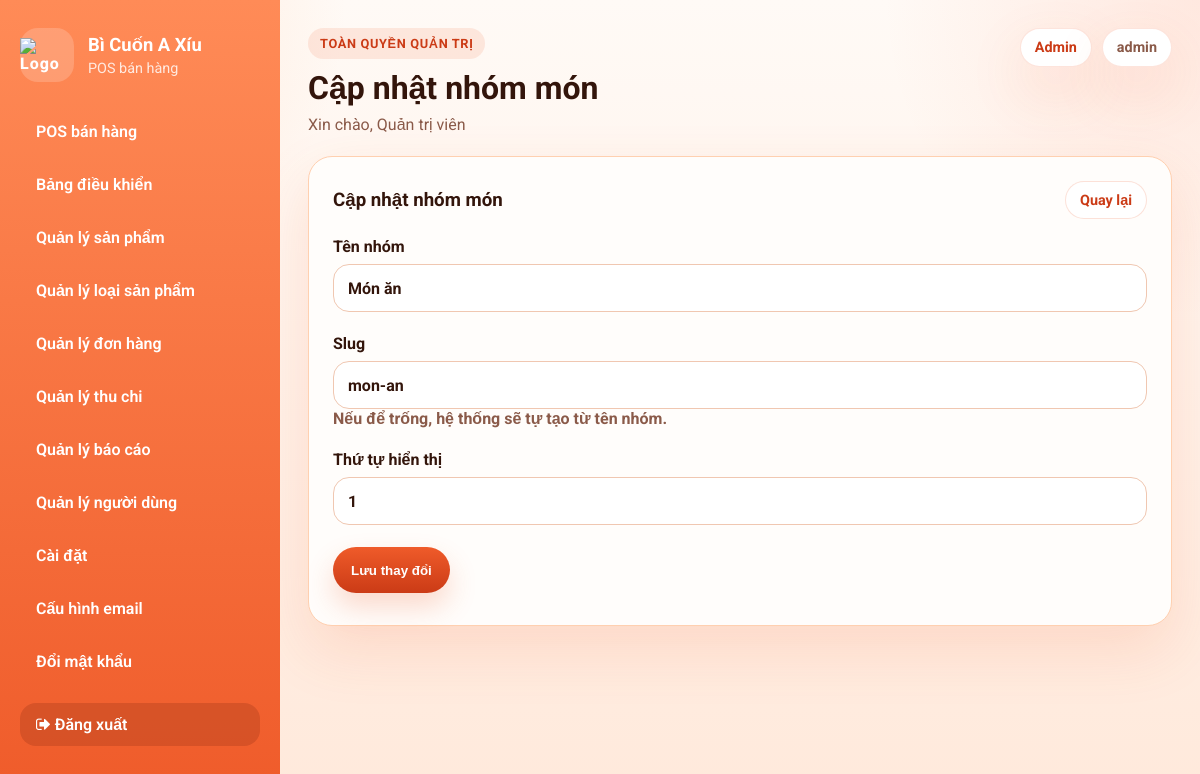
The app's page /admin/category_form.php?id=1 (signed in) with its own data.
### tables this page shows
CREATE TABLE categories (
  id INT AUTO_INCREMENT PRIMARY KEY,
  name VARCHAR(100) NOT NULL,
  slug VARCHAR(100) NOT NULL UNIQUE,
  sort_order INT DEFAULT 0
);

### config/helpers.php (called while the page is built, shortened)
<?php
function h($s)
{
    return htmlspecialchars((string) $s, ENT_QUOTES, 'UTF-8');
}

### admin/config.php (called while the page is built, shortened)
<?php
require_once __DIR__ . '/../config/db.php';
require_once __DIR__ . '/../config/helpers.php';
function adminH($value)
{
    if (function_exists('h')) {
        return h($value);
    }
    return htmlspecialchars((string) $value, ENT_QUOTES, 'UTF-8');
}
function adminPrepare($sql)
{
    global $conn;
    $stmt = $conn->prepare($sql);
    return $stmt;
}

### admin/helpers.php (called while the page is built, shortened)
<?php
function admin_bind_and_execute($stmt, $types = '', array $params = [])
{
    if ($types !== '' && !empty($params)) {
        $stmt->bind_param($types, ...$params);
    }
    if (!$stmt->execute()) {
        adminAbort('Lỗi truy vấn cơ sở dữ liệu: ' . $stmt->error, 500);
    }
    return $stmt;
}
function admin_fetch_all($sql, $types = '', array $params = [])
{
    $stmt = adminPrepare($sql);
    admin_bind_and_execute($stmt, $types, $params);
    $result = $stmt->get_result();
    $rows = $result ? $result->fetch_all(MYSQLI_ASSOC) : [];
    return $rows;
}
function admin_fetch_one($sql, $types = '', array $params = [])
{
    $rows = admin_fetch_all($sql, $types, $params);
    return $rows[0] ?? null;
}

### admin/category_form.php (the view, shortened to what this page needs)
<?php
require_once __DIR__ . '/config.php';
require_once __DIR__ . '/helpers.php';
$categoryId = (int) ($_GET['id'] ?? 0);
$isEditing = $categoryId > 0;
$page_title = $isEditing ? 'Cập nhật nhóm món' : 'Thêm nhóm mới';
$category = [
    'name' => '',
    'slug' => '',
    'sort_order' => 0,
];
if ($isEditing) {
    $category = admin_fetch_one('SELECT * FROM categories WHERE id = ? LIMIT 1', 'i', [$categoryId]);
}
include_once __DIR__ . '/layout/header.php';
?>
<div class="panel">
    <div class="panel-header">
        <h3><?= adminH($page_title) ?></h3>
        <a class="button light small" href="categories.php">Quay lại</a>
    </div>
    <form method="post" class="form-card form-card--single">
        <div class="field">
            <label for="name">Tên nhóm</label>
            <input id="name" type="text" name="name" value="<?= adminH($category['name']) ?>" required>
        </div>
        <div class="field">
            <label for="slug">Slug</label>
            <input id="slug" type="text" name="slug" value="<?= adminH($category['slug']) ?>" placeholder="mon-an" required>
            <div class="muted">Nếu để trống, hệ thống sẽ tự tạo từ tên nhóm.</div>
        </div>
        <div class="field">
            <label for="sort_order">Thứ tự hiển thị</label>
            <input id="sort_order" type="number" name="sort_order" value="<?= adminH($category['sort_order']) ?>" min="0">
        </div>
        <div class="field field--full">
            <button type="submit" class="button"><?= $isEditing ? 'Lưu thay đổi' : 'Tạo nhóm mới' ?></button>
        </div>
    </form>
</div>
<?php include_once __DIR__ . '/layout/footer.php';

### admin/assets/admin.css (style rules this page uses)
:root { --bg: #fff8f3; --surface: #fffdfb; --surface-soft: #fff1e6; --surface-strong: #ffe0c8; --border: #ffd0b0; --text: #33150b; --muted: #8a5a49; --primary: #ef5b2a; --primary-dark: #cb3b16; --accent: #ff915f; --danger: #d93d2c; --success: #2f8c55; --shadow: 0 24px 60px rgba(239, 91, 42, 0.14); }
* { box-sizing: border-box; }
html { font-size: 16px; }
body { margin: 0; color: var(--text); font-family: 'Roboto', sans-serif; background: radial-gradient(circle at top left, rgba(255, 180, 126, 0.34), transparent 24%), radial-gradient(circle at top right, rgba(255, 104, 61, 0.12), transparent 22%), linear-gradient(180deg, #fffaf6 0%, #ffe9db 100%); }
a { color: inherit; }
.panel, .card { background: var(--surface); border: 1px solid var(--border); border-radius: 24px; box-shadow: var(--shadow); }
.panel { padding: 24px; }
.panel-header, .section-head { display: flex; justify-content: space-between; gap: 12px; align-items: center; margin-bottom: 18px; }
.panel-header h2, .panel-header h3, .section-head h3, .section-head h4, .card h2, .card h3, .card h4 { margin: 0; }
.button { appearance: none; border: none; display: inline-flex; align-items: center; justify-content: center; gap: 8px; min-height: 46px; padding: 12px 18px; border-radius: 999px; background: linear-gradient(180deg, var(--primary) 0%, var(--primary-dark) 100%); color: #fff; text-decoration: none; font-weight: 700; cursor: pointer; box-shadow: 0 14px 28px rgba(239, 91, 42, 0.22); }
.button.light { background: #fff; color: var(--primary-dark); border: 1px solid rgba(239, 91, 42, 0.18); box-shadow: none; }
.button.small { min-height: 38px; padding: 8px 14px; font-size: 0.9rem; }
.muted, .label.muted, .empty-text { color: var(--muted); }
.form-inline, .filters-grid, .form-card { display: grid; gap: 14px; }
.form-card { grid-template-columns: repeat(2, minmax(0, 1fr)); }
.form-card.form-card--single { grid-template-columns: 1fr; }
.field { display: block; margin-bottom: 8px; font-weight: 700; }
.form-card label, .field label { display: block; margin-bottom: 8px; font-weight: 700; }
.field--full { grid-column: 1 / -1; }
input, select, textarea { width: 100%; min-height: 48px; padding: 12px 14px; border-radius: 16px; border: 1px solid #f0c7b1; background: #fff; color: var(--text); font: inherit; }

### records on screen
categories: name "Món ăn", slug "mon-an", sort_order "1"

### other values on screen
adminH($item['label']) "POS bán hàng"
adminH($item['label']) "Bảng điều khiển"
adminH($item['label']) "Quản lý sản phẩm"
adminH($item['label']) "Quản lý loại sản phẩm"
adminH($item['label']) "Quản lý đơn hàng"
adminH($item['label']) "Quản lý thu chi"
adminH($item['label']) "Quản lý báo cáo"
adminH($item['label']) "Quản lý người dùng"
adminH($item['label']) "Cài đặt"
adminH($item['label']) "Cấu hình email"
adminH($pageTitle) "Cập nhật nhóm món"
adminH(adminFullName() ?: adminUserName() ?: 'Nhân viên') "Quản trị viên"
adminH(admin_role_label(adminRole())) "Admin"
adminH(adminUserName()) "admin"
adminH($page_title) "Cập nhật nhóm món"
